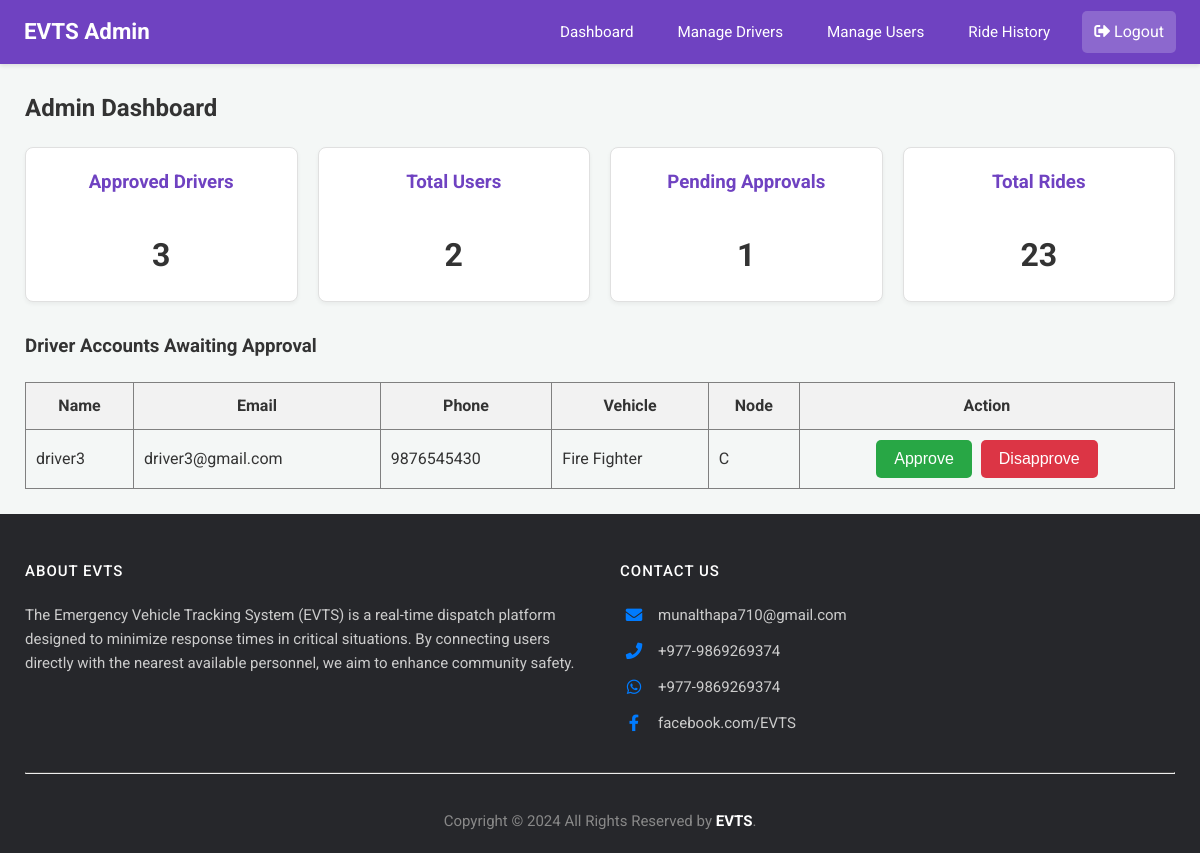
The app's page /admin/dashboard (signed in), older data.
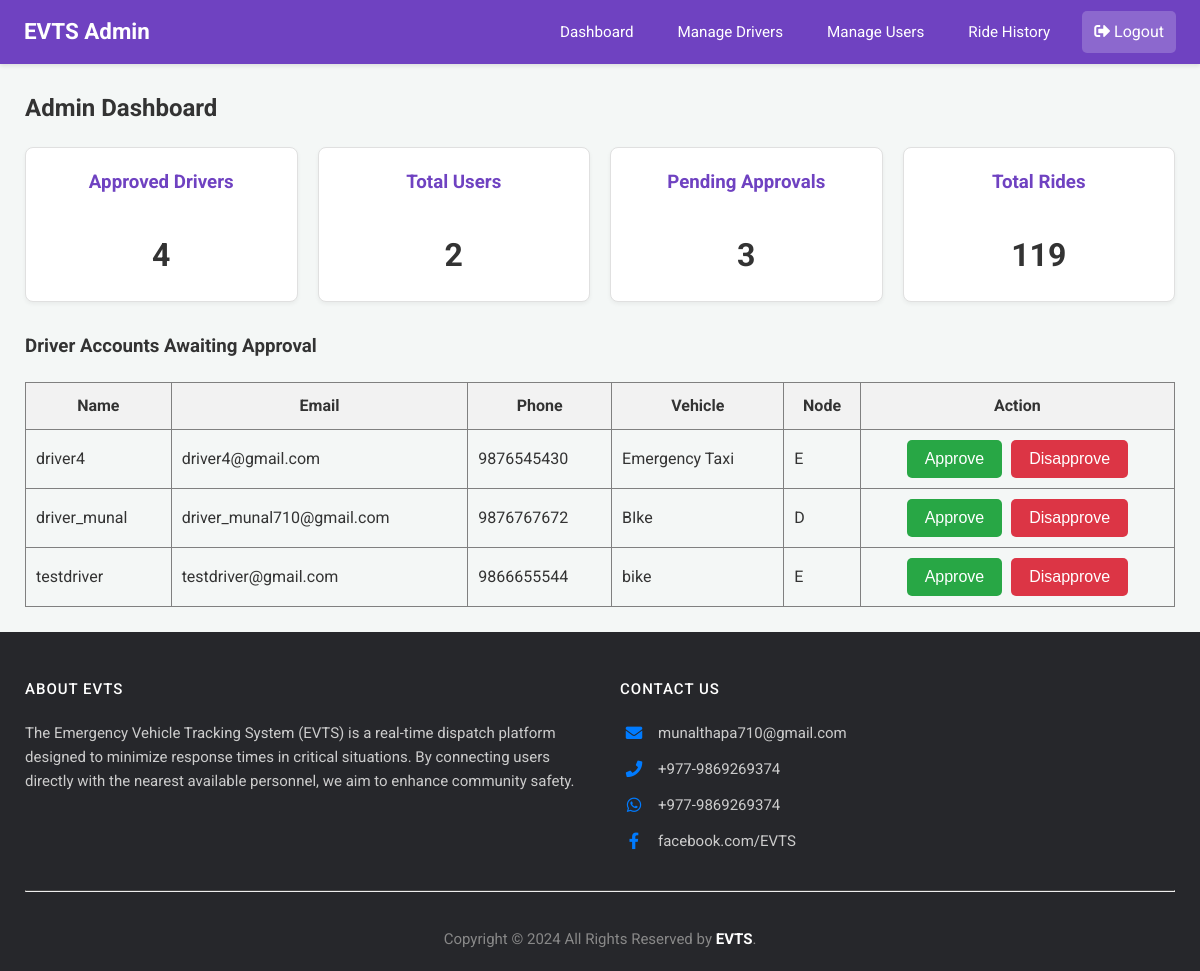
The same page, newer data.
### app.py (models this page shows)
class Driver(db.Model):
    email = db.Column(db.String(120), primary_key=True)
    name = db.Column(db.String(100))
    phone = db.Column(db.String(15))
    password = db.Column(db.String(256)) # Increased length for hash
    vehicle = db.Column(db.String(50))
    node = db.Column(db.String(10), nullable=False)
    is_approved = db.Column(db.Boolean, default=False, nullable=False)

### app.py (the view)
@app.route('/admin/dashboard')
@login_required_admin
def admin_dashboard():
    admin = Admin.query.get(session['admin'])
    unapproved_drivers = Driver.query.filter_by(is_approved=False).all()
    stats = {
        'total_users': User.query.count(),
        'total_drivers': Driver.query.filter_by(is_approved=True).count(),
        'pending_drivers': len(unapproved_drivers),
        'total_rides': RideRequest.query.count()
    }
    response = make_response(render_template(
        'admin_dashboard.html',
        admin=admin,
        unapproved_drivers=unapproved_drivers,
        stats=stats
    ))
    return add_no_cache_to_response(response)

### app.py (called while the page is built)
def login_required_admin(f):
    @wraps(f)
    def decorated_function(*args, **kwargs):
        if 'admin' not in session:
            flash("Admin access required.", "error")
            return redirect(url_for('login'))
        return f(*args, **kwargs)
    return decorated_function

def add_no_cache_to_response(response):
    response.headers["Cache-Control"] = "no-cache, no-store, must-revalidate, public, max-age=0"
    response.headers["Pragma"] = "no-cache"
    response.headers["Expires"] = "0"
    return response

### templates/admin_dashboard.html (shortened to what this page needs)
{% extends 'admin_base.html' %}
{% block content %}
<h2>Admin Dashboard</h2>
<div class="stats-grid">
    <div class="stat-card">
        <h3>Approved Drivers</h3>
        <p>{{ stats.total_drivers }}</p>
    </div>
    <div class="stat-card">
        <h3>Total Users</h3>
        <p>{{ stats.total_users }}</p>
    </div>
    <div class="stat-card">
        <h3>Pending Approvals</h3>
        <p>{{ stats.pending_drivers }}</p>
    </div>
    <div class="stat-card">
        <h3>Total Rides</h3>
        <p>{{ stats.total_rides }}</p>
    </div>
</div>
<h3>Driver Accounts Awaiting Approval</h3>
{% if unapproved_drivers %}
<table border="1" style="width: 100%; border-collapse: collapse; margin-top: 20px;">
    <thead>
        <tr style="background-color: #f2f2f2;">
            <th style="padding: 10px;">Name</th>
            <th style="padding: 10px;">Email</th>
            <th style="padding: 10px;">Phone</th>
            <th style="padding: 10px;">Vehicle</th>
            <th style="padding: 10px;">Node</th>
            <th style="padding: 10px;">Action</th>
        </tr>
    </thead>
    <tbody>
    {% for driver in unapproved_drivers %}
    <tr id="driver-row-{{ driver.email.replace('@', '_').replace('.', '_') }}">
        <td style="padding: 10px;">{{ driver.name }}</td>
        <td style="padding: 10px;">{{ driver.email }}</td>
        <td style="padding: 10px;">{{ driver.phone }}</td>
        <td style="padding: 10px;">{{ driver.vehicle }}</td>
        <td style="padding: 10px;">{{ driver.node }}</td>
        <td style="padding: 10px; text-align: center;">
            <button class="btn-confirm" onclick="approveDriver('{{ driver.email }}')">Approve</button>
             <button class="btn-cancel" style="margin-left: 5px;" onclick="disapproveDriver('{{ driver.email }}')">Disapprove</button>
        </td>
    </tr>
    {% endfor %}
    </tbody>
</table>
{% else %}
<p>No new driver registrations to approve.</p>
{% endif %}
{% endblock %}

Row changes from the older to the newer data that the page shows:
no longer on this page (row edited): Driver: name "driver3", email "driver3@gmail.com", phone "9876545430", vehicle "Fire Fighter", node "C"
now on this page (row edited): Driver: name "driver4", email "driver4@gmail.com", phone "9876545430", vehicle "Emergency Taxi", node "E"
added Driver: name "driver_munal", email "driver_munal710@gmail.com", phone "9876767672", vehicle "BIke", node "D"
added Driver: name "testdriver", email "testdriver@gmail.com", phone "9866655544", vehicle "bike", node "E"
Text that changed along with them:
{{ stats.total_drivers }}: "3" → "4"
{{ stats.pending_drivers }}: "1" → "3"
{{ stats.total_rides }}: "23" → "119"
